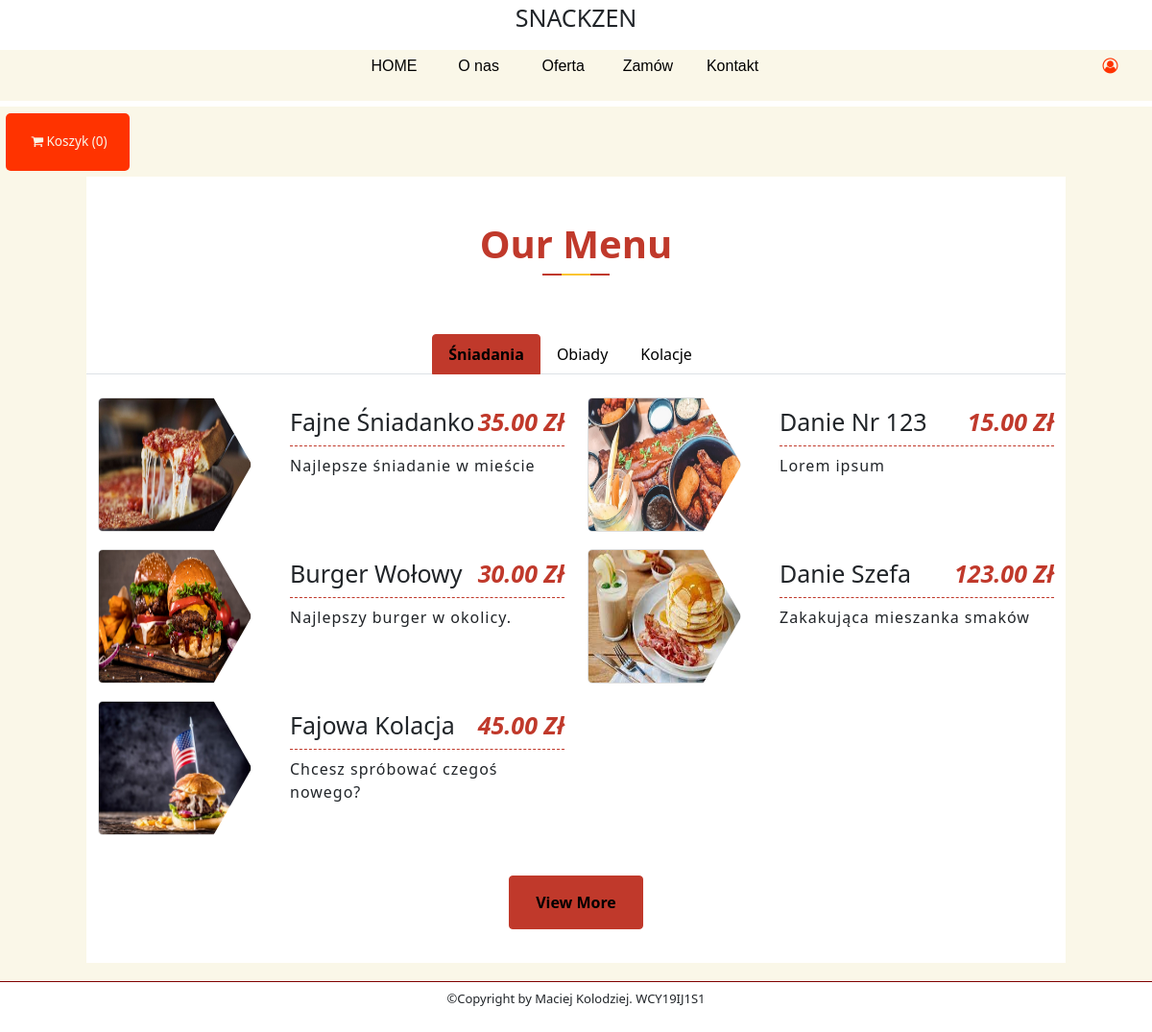
/order, run on the app's committed database.
### Restaurant/models.py (models this page shows, shortened)
class Product(db.Model):
    id = db.Column(db.Integer, primary_key=True)
    name = db.Column(db.String(50), unique=True, nullable=False)
    cost = db.Column(db.NUMERIC(2, 2), nullable=False)
    description = db.Column(db.String(200))
    category = db.Column(db.String(40))
    image = db.Column(db.String(50), nullable=False, default='static/food.jpg')
    estimated_time = db.Column(db.String(20), unique=False, nullable=True)

### Restaurant/routes.py (the view)
@app.route('/order')
def order():
    products = Product.query.all()
    products2 = Product.query.all()
    return render_template('order.html', menu=menu, title='Order', products=products, products2=products2)

### Restaurant/templates/order.html (shortened to what this page needs)
{% extends "layout.html" %}
{% block content %}
    <div id="information-order">
    <form id="cart-btn" action="{{ url_for('getcart') }}">
        <button style="width: 20%;"class="btn2" type='submit' ><i class="icon-cart"></i>Koszyk ({{ session['cart']|length}})</button>
    </form>
        <div id="menu-box">
        <section id="our_menu" class="pt-0 pb-5">
		<div class="container">
			<div class="row">
				<div class="col-lg-12">
					<div class="page_title text-center mb-4">
						<h1>our menu</h1>
					</div>
				</div>
			</div>
			<div class="row">
				<ul class="nav nav-tabs menu_tab mb-4" id="myTab" role="tablist">
					<li class="nav-item">
						<a class="nav-link active" id="breakfast-tab" data-toggle="tab" href="#breakfast" role="tab">Śniadania</a>
					</li>
					<li class="nav-item">
						<a class="nav-link" id="lunch-tab" data-toggle="tab" href="#lunch" role="tab">Obiady</a>
					</li>
					<li class="nav-item">
						<a class="nav-link" id="dinner-tab" data-toggle="tab" href="#dinner" role="tab">Kolacje</a>
					</li>
				</ul>
        	</div>
			<div class="row">
				<div class="tab-content col-lg-12" id="myTabContent">
					<div class="tab-pane fade show active" id="breakfast" role="tabpanel" aria-labelledby="breakfast-tab">
						<div class="row">
                            {% for product in products %}
                                {% if product.category == 'breakfast' %}
							<div class="col-md-6">
								<div class="single_menu">
									<img src="{{ product.image }}" alt="{{ product.name }}">
									<div class="menu_content">
										<h4>{{ product.name }}  <span> {{ product.cost }} zł</span></h4>
										<p>{{ product.description }}</p>
									</div>
								</div>
							</div>
                                {% endif %}
                            {% endfor %}
						</div>
					</div>
					<div class="tab-pane fade show active" id="lunch" role="tabpanel" aria-labelledby="lunch-tab">
						<div class="row">
                            {% for product in products %}
                                {% if product.category == 'dinner' %}
							<div class="col-md-6">
								<div class="single_menu">
									<img src="{{ product.image }}" alt="burger">
									<div class="menu_content">
										<h4>{{ product.name }}  <span> {{ product.cost }} zł</span></h4>
										<p>{{ product.description }}</p>
									</div>
								</div>
							</div>
                                {% endif %}
                            {% endfor %}
						</div>
					</div>
					<div class="tab-pane fade show active" id="dinner" role="tabpanel" aria-labelledby="dinner-tab">
						<div class="row">
                            {% for product in products %}
                                {% if product.category == 'supper' %}
							<div class="col-md-6">
								<div class="single_menu">
									<img src="{{ product.image }}" alt="burger">
									<div class="menu_content">
										<h4>{{ product.name }}  <span> {{ product.cost }} zł</span></h4>
										<p>{{ product.description }}</p>
									</div>
								</div>
							</div>
                                {% endif %}
                            {% endfor %}
						</div>
					</div>
				</div>
				<a href="#" class=" menu_btn btn btn-danger">view more</a>
			</div>
		</div>
	</section>
            </div>
    </div>
{% endblock content %}

### Restaurant/templates/layout.html (shortened to what this page needs)
<!DOCTYPE html>
<html lang="en">
<head>
    <link href="https://cdn.jsdelivr.net/npm/bootstrap@5.1.3/dist/css/bootstrap.min.css" rel="stylesheet">
    <link rel= "stylesheet" type= "text/css" href= "{{ url_for('static',filename='styles/style.css') }}">
    <link rel= "stylesheet" type= "text/css" href= "{{ url_for('static',filename='styles/fontello.css') }}">
</head>
<body>
    <div id="top-bar">
        <div id="res_name">
            <p>SNACKZEN</p>
        </div>
        <div id="contest-menu">
            {% for el in menu %}
                <a class="contest-menu-element" href="{{ el.url }}">{{ el.name }} </a>
            {% endfor %}
            {% if current_user.is_authenticated %}
                <div class="contest-menu-element-user">
            <a><i class="icon-user"></i></a>{{ current_user.username }}
                <div class="dropdown-content">
                    <a href="\account">Mój profil</a>
                    <a href="{{ url_for("logout") }}">Wyloguj</a>
                 </div>
            </div>
            {% else %}
                <div class="contest-menu-element-user">
            <a><i class="icon-user"></i></a>
            </div>
            {% endif %}
        </div>
    </div>
{% block content %}{% endblock %}
    <footer>
        <p>©Copyright by Maciej Kolodziej. WCY19IJ1S1</p>
    </footer>
</body>
</html>

### Restaurant/static/styles/style.css (style rules this page uses)
body { margin: 0px; height: 100vh; width: 100%; background-color: white; overflow: hidden; }
footer { border-top: groove; border-top-color: #800000; border-width: thin; text-align: center; font-size: small; }
form { width: 100%; display: grid; grid-template-columns: auto auto; grid-gap: 1%; }
footer p { margin-top: 8px; }
#top-bar { position: relative; width: 100%; height: 10%; background-color: white; margin-bottom: .3%; }
#res_name { height: 50%; position: absolute; text-align: center; width: 100%; font-size: 25px; font-weight: lighter; }
#contest-menu { position: absolute; bottom: 2%; background-color: rgb(250,247, 232); text-align: center; width: 100%; height: 50%; }
.contest-menu-element { font-family: Arial Narrow, sans-serif; width: 7%; text-align: center; color: black; display: inline-block; height: 100%; line-height: 2; text-decoration: none; }
.contest-menu-element-user { margin-left: 28%; margin-right: -28%; text-align: center; color: black; display: inline-block; justify-content: right; height: 100%; line-height: 2; text-decoration: none; }
#information-order { height: 84.7%; width: 100%; background-color: rgb(250,247, 232); }
.icon-user { color: #ff3300; }
.btn { font-size: 1rem; background-color: #ff3300; color: rgb(250,247, 232); border: maroon; padding: .5rem; }
.btn2 { width: 50%; margin: 1%; font-size: .85rem; background-color: #ff3300; color: rgb(250,247, 232); border: maroon; border-radius: 5px; }
#menu-box { height: 90%; width: 85%; background-color: #fff; margin: auto; overflow: auto; }
#menu-box a { text-decoration: none; color: black; }
#cart-btn { height: 8%; margin-top: 0%; color: #ff3300; text-decoration: none; }
.page_title { padding: 30px 0px; }
.page_title h1 { color: #c0392b; font-weight: 700; line-height: 2; margin-bottom: 0; position: relative; text-transform: capitalize; }
.page_title h1::before { background: #c0392b; width: 70px; height: 2px; position: absolute; content: ''; top: 90%; left: 50%; transform: translate(-50%, -50%); }
.page_title h1::after { position: absolute; content: ''; background: #fbc531; width: 30px; height: 2px; top: 90%; left: 50%; transform: translate(-50%, -50%); }
.menu_tab { margin: 0 auto; justify-content: center; }
.nav-item { display: inline-block; text-align: center; }
.nav-tabs .nav-link { transition: .3s; }
.nav-tabs .nav-link.active { background: #c0392b; color: #fff; font-weight: 700; border: 1px solid #c0392b; text-transform: capitalize; }
.nav-link { color: #000; }
.single_menu { position: relative; margin-bottom: 75px; transition: .3s; }
.single_menu img { width: 33%; position: absolute; height: 140px; -webkit-clip-path: polygon(0% 0%, 75% 0%, 100% 50%, 75% 100%, 0% 100%); clip-path: polygon(0% 0%, 75% 0%, 100% 50%, 75% 100%, 0% 100%); transition: .3s; border: 1px solid #ddd; border-radius: 5px; }
.menu_content { padding-left: 200px; }
.menu_content h4 { font-size: 25px; font-weight: 300; border-bottom: 1px dashed #c0392b; line-height: 2; text-transform: capitalize; }
.menu_content h4 span { font-size: 25px; font-weight: 800; float: right; font-style: italic; color: #c0392b; }
.menu_content p { font-weight: 200; font-size: 16px; letter-spacing: 1px; }
.menu_btn.btn.btn-danger { margin: 0 auto; display: block; width: 140px; }
.btn.btn-danger { background: #c0392b; border: 1px solid #c0392b; transition: .3s; position: relative; z-index: 1; text-transform: capitalize; font-weight: 700; overflow: hidden; padding: 15px 25px; }
.btn.btn-danger::before { position: absolute; content: ''; background: #e74c3c; width: 100%; height: 100%; left: -100%; top: 100%; transition: .3s; z-index: -1; }

### data on the page
Product: image (picture), name "Fajne Śniadanko", cost "35.00", description "Najlepsze śniadanie w mieście"
Product: image (picture), name "Danie Nr 123", cost "15.00", description "Lorem ipsum"
Product: image (picture), name "Burger Wołowy", cost "30.00", description "Najlepszy burger w okolicy."
Product: image (picture), name "Danie Szefa", cost "123.00", description "Zakakująca mieszanka smaków"
Product: image (picture), name "Fajowa Kolacja", cost "45.00", description "Chcesz spróbować czegoś nowego?"

### other printed values
{{ el.name }} "HOME" "O nas" "Oferta" "Zamów" "Kontakt"
{{ session['cart']|length }} "0"
